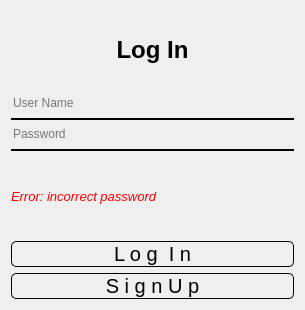
<?xml version="1.0" encoding="UTF-8"?>
<ui version="4.0">
 <class>Form</class>
 <widget class="QWidget" name="Form">
  <property name="geometry">
   <rect>
    <x>0</x>
    <y>0</y>
    <width>305</width>
    <height>310</height>
   </rect>
  </property>
  <property name="windowTitle">
   <string>DuckyFM - Login</string>
  </property>
  <layout class="QVBoxLayout" name="verticalLayout">
   <item>
    <widget class="QLabel" name="label">
     <property name="sizePolicy">
      <sizepolicy hsizetype="Minimum" vsizetype="Minimum">
       <horstretch>0</horstretch>
       <verstretch>0</verstretch>
      </sizepolicy>
     </property>
     <property name="font">
      <font>
       <pointsize>18</pointsize>
       <weight>75</weight>
       <bold>true</bold>
      </font>
     </property>
     <property name="text">
      <string>Log In</string>
     </property>
     <property name="alignment">
      <set>Qt::AlignCenter</set>
     </property>
    </widget>
   </item>
   <item>
    <widget class="QLineEdit" name="login">
     <property name="sizePolicy">
      <sizepolicy hsizetype="Expanding" vsizetype="Fixed">
       <horstretch>0</horstretch>
       <verstretch>0</verstretch>
      </sizepolicy>
     </property>
     <property name="styleSheet">
      <string notr="true">background-color: rgba(0, 0, 0, 0);
border:none;
border-bottom: 2px solid black;
color: black;
padding-bottom:7px;</string>
     </property>
     <property name="placeholderText">
      <string>User Name</string>
     </property>
    </widget>
   </item>
   <item>
    <widget class="QLineEdit" name="password">
     <property name="styleSheet">
      <string notr="true">background-color: rgba(0, 0, 0, 0);
border:none;
border-bottom: 2px solid black;
color: black;
padding-bottom:7px;</string>
     </property>
     <property name="echoMode">
      <enum>QLineEdit::Password</enum>
     </property>
     <property name="placeholderText">
      <string>Password</string>
     </property>
    </widget>
   </item>
   <item>
    <widget class="QLabel" name="error">
     <property name="font">
      <font>
       <pointsize>10</pointsize>
       <italic>true</italic>
      </font>
     </property>
     <property name="styleSheet">
      <string notr="true">color: red;</string>
     </property>
     <property name="text">
      <string>Error: incorrect password</string>
     </property>
    </widget>
   </item>
   <item>
    <widget class="QPushButton" name="login_btn">
     <property name="font">
      <font>
       <pointsize>15</pointsize>
      </font>
     </property>
     <property name="styleSheet">
      <string notr="true">border-radius: 5px;
border: 1px solid black;</string>
     </property>
     <property name="text">
      <string>L o g  I n</string>
     </property>
    </widget>
   </item>
   <item>
    <widget class="QPushButton" name="register_btn">
     <property name="font">
      <font>
       <pointsize>15</pointsize>
      </font>
     </property>
     <property name="styleSheet">
      <string notr="true">border-radius: 5px;
border: 1px solid black;</string>
     </property>
     <property name="text">
      <string>S i g n U p</string>
     </property>
    </widget>
   </item>
  </layout>
 </widget>
 <resources/>
 <connections/>
</ui>
